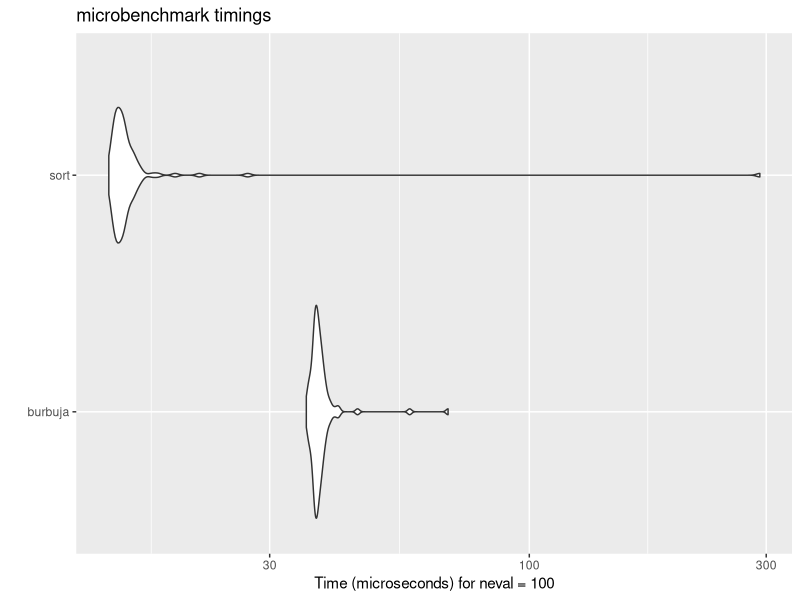
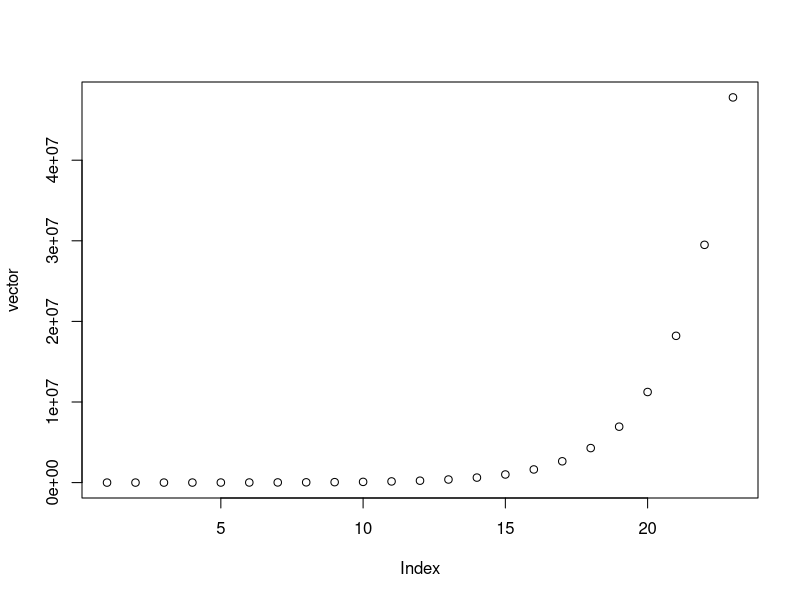
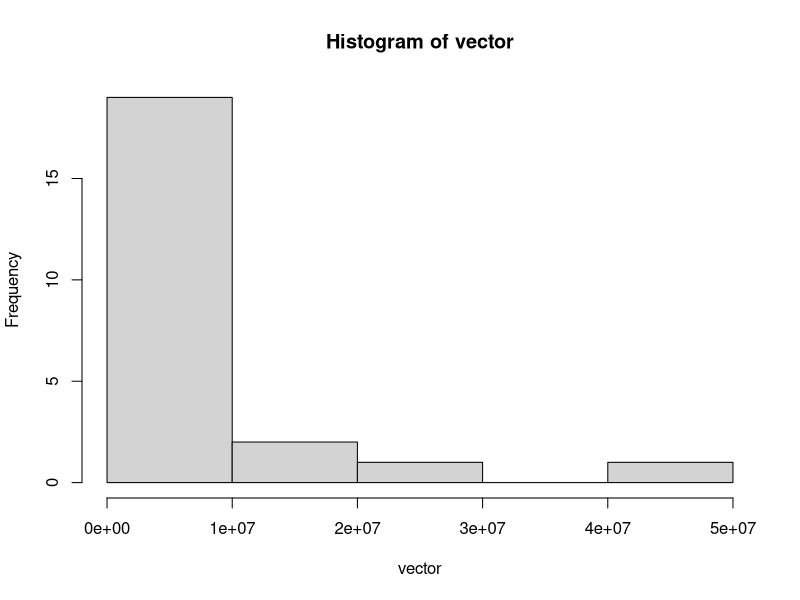
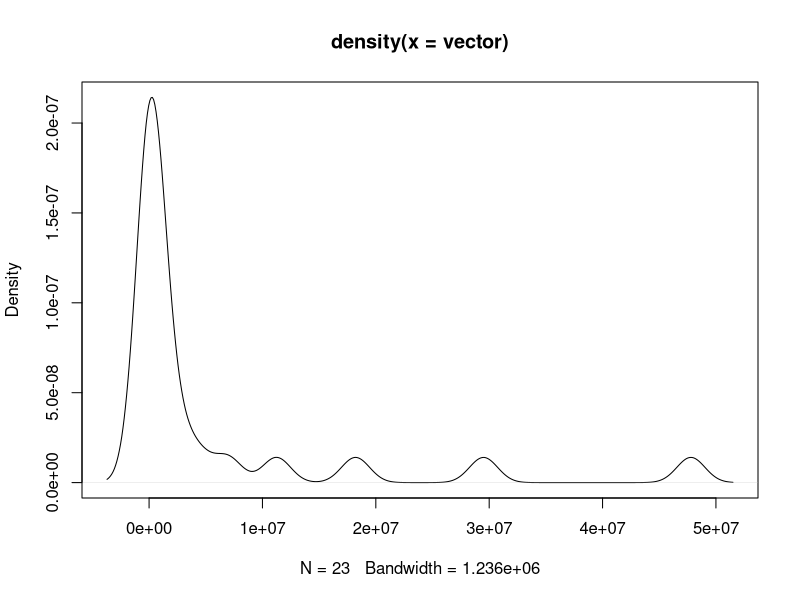

Recreate these plots in R, in order.
## ---- chunk 1
knitr::opts_chunk$set(echo = TRUE)
## ---- chunk 2
A<- c()
start_time<-Sys.time()
for (i in 1:50000) { A[i] <- (i*2) }
head (A)
tail (A)
end_time <- Sys.time()
end_time - start_time
## ---- chunk 3
start_time2<-Sys.time()
B<- seq(1,50000,2)
head (B)
tail (B)
end_time2 <- Sys.time()
end_time2 - start_time2
## ---- chunk 4
f0<-0
f1<-1
it<-0
f2<-0
S<- c(f0,f1)
while(f2<=1000000){
it<-(it+1)
f2<-(f0+f1)
S<- c(S,f2)
f0<-f1
f1<-f2
}
it
tail(S)

## ---- chunk 5
library(microbenchmark)
x<-sample(1:100,10)
mbm<-microbenchmark(
##método de ordenamiento directo o burbuja
"burbuja"={
  burbuja<-function(x){
    n<-length(x)
    for(j in 1:(n-1)){
      for(i in 1:(n-j)){
        if(x[i]>x[i+1]){
          temporal<-x[i]
          x[i]<-x[i+1]
          x[i+1]<-temporal
        }
      }
    }
  return(x)  
  }
res<-burbuja(x) 
},
##método de R sort
"sort"={
  sort(x)
}
)
mbm
library(ggplot2)
autoplot(mbm)

## ---- chunk 6
f1<- 1175
f2<-0
dia<-0
vector<- c(f1)
F<-1.62

while(f2<=40000000){
  dia<-dia+1
  f2<-F*f1
  vector<-c(vector,f2)
  f1<-f2
}
dia
vector
plot(vector)

## ---- chunk 7
hist(vector)
## ---- chunk 8
plot(density(vector))
